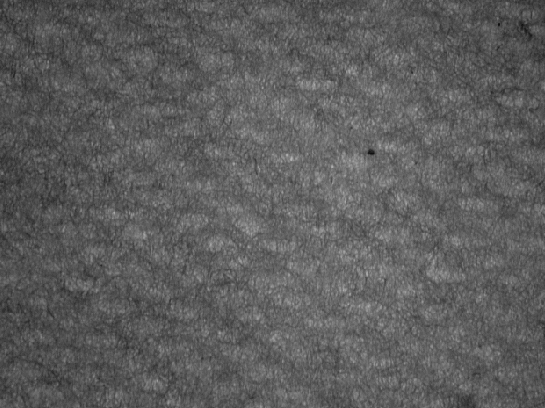
#> input picture Project 3/Proj3.tif, 545 x 408 px
$ python main.py
#> lines starting #> are read from the running program, lines starting #| are printed output that depends on the picture; after the words box and inside, x2 and y2 are one past the last pixel; in counts of white or black regions, pixels touching at a corner belong together
import numpy as np
import cv2
import matplotlib.pyplot as plt

class ImageFrequencyProcessor:
    INP = "Proj3.tif"
    BPF_D0 = 2.0
    BPF_N  = 2.5
    LPF_D0 = 5.0
    LPF_N  = 1
    TARGET_PAIRS = 3
    RING_BAND_FRAC = 0.8
    NMS_WIN = 18
    DC_SUPPRESS_R = 11

    @staticmethod
    def fft2c(img):
        return np.fft.fftshift(np.fft.fft2(img.astype(np.float32)))

    @staticmethod
    def ifft2c(F):
        return np.real(np.fft.ifft2(np.fft.ifftshift(F)))

    @staticmethod
    def normalize01(a):
        a = a.astype(np.float32)
        a -= a.min()
        a /= (a.max() + 1e-8)
        return a

    @staticmethod
    def logmag(F):
        return np.log1p(np.abs(F)).astype(np.float32)

    @staticmethod
    def radial(shape):
        h, w = shape
        Y, X = np.ogrid[:h, :w]
        cy, cx = h//2, w//2
        D = np.sqrt((Y - cy)**2 + (X - cx)**2).astype(np.float32)
        return D, cy, cx

    @staticmethod
    def butterworth_lowpass(D, D0, n):
        return 1.0 / (1.0 + (D / (D0 + 1e-8))**(2*n))

    @staticmethod
    def lobe_at(shape, center, D0, n):
        h, w = shape
        Y, X = np.ogrid[:h, :w]
        y0, x0 = center
        Dp = np.sqrt((Y - y0)**2 + (X - x0)**2).astype(np.float32)
        return 1.0 / (1.0 + (Dp / (D0 + 1e-8))**(2*n))

    @classmethod
    def build_sum_lobes(cls, shape, centers, D0, n, dc_stop_r=0):
        H = np.zeros(shape, np.float32)
        for (yy, xx) in centers:
            H = np.maximum(H, cls.lobe_at(shape, (yy, xx), D0, n))
        if dc_stop_r > 0:
            D, _, _ = cls.radial(shape)
            H *= (D > dc_stop_r).astype(np.float32)
        return np.clip(H, 0.0, 1.0)

    @staticmethod
    def refine_subpixel(M, y, x, win=7):
        r = win//2
        h, w = M.shape
        y0, y1 = max(0, y-r), min(h, y+r+1)
        x0, x1 = max(0, x-r), min(w, x+r+1)
        P = M[y0:y1, x0:x1]
        if P.size == 0 or P.max() <= 0:
            return float(y), float(x)
        yy, xx = np.mgrid[y0:y1, x0:x1]
        W = P.astype(np.float32); s = W.sum()
        if s <= 0:
            return float(y), float(x)
        return float((W*yy).sum()/s), float((W*xx).sum()/s)

    @classmethod
    def estimate_ring_radius(cls, M, D):
        r = D.astype(np.int32)
        maxr = r.max()
        sums = np.bincount(r.ravel(), weights=M.ravel(), minlength=maxr+1)
        cnts = np.bincount(r.ravel(), minlength=maxr+1) + 1e-8
        prof = sums / cnts
        prof[:10] = prof.min()
        return int(np.argmax(prof))

    @classmethod
    def detect_peaks_first_ring(cls, Flog, target_pairs, band_frac, nms_win, dc_suppress_r):
        h, w = Flog.shape
        D, cy, cx = cls.radial(Flog.shape)
        M = Flog.copy()
        M[D < dc_suppress_r] = 0
        r0 = cls.estimate_ring_radius(M, D)
        band = np.abs(D - r0) <= (band_frac * r0)
        Ms = cv2.GaussianBlur(M, (5,5), 0); Ms[~band] = 0
        k = np.ones((nms_win, nms_win), np.uint8)
        Md = cv2.dilate(Ms, k)
        cand = (Ms == Md) & (Ms > 0)
        ys, xs = np.where(cand)
        scores = Ms[cand]
        if scores.size == 0:
            return []
        keep = xs >= cx
        ys, xs, scores = ys[keep], xs[keep], scores[keep]
        if scores.size == 0:
            return []
        order = np.argsort(-scores)
        ys, xs = ys[order][:target_pairs], xs[order][:target_pairs]
        peaks = []
        for y, x in zip(ys, xs):
            ry, rx = cls.refine_subpixel(Ms, int(y), int(x), win=7)
            peaks.append((ry, rx))
            peaks.append((h - 1 - ry, w - 1 - rx))
        return peaks

    @classmethod
    def run(cls):
        img = cv2.imread(cls.INP, cv2.IMREAD_GRAYSCALE)
#> img is the input picture: shape (408, 545); min 16, max 181, mean 93
        if img is None:
            raise SystemExit("input image not found")
        F = cls.fft2c(img)
        Flog = cls.logmag(F)
        D, _, _ = cls.radial(img.shape)
        tries = [
            (cls.RING_BAND_FRAC, cls.NMS_WIN, cls.DC_SUPPRESS_R),
            (0.12, max(9, cls.NMS_WIN-2), max(2, cls.DC_SUPPRESS_R-2)),
            (0.15, max(7, cls.NMS_WIN-4), max(2, cls.DC_SUPPRESS_R-4)),
        ]
        peaks = []
        for bf, nms, dcs in tries:
            peaks = cls.detect_peaks_first_ring(Flog, cls.TARGET_PAIRS, bf, nms, dcs)
            if len(peaks) >= 2*max(3, cls.TARGET_PAIRS-2):
                break
#> this loop made 1 pass
#> (r0 in detect_peaks_first_ring, ys in detect_peaks_first_ring, xs in detect_peaks_first_ring, scores in detect_peaks_first_ring, keep in detect_peaks_first_ring, order in detect_peaks_first_ring) on pass 1: (13, [218, 181, 195], [279, 274, 282], [10.88, 10.76, 10.05, 11.19], [True, False, True, True, False, False, True], [3, 0, 1, 2])
#> pass 1, in estimate_ring_radius, `r = D.astype(np.int32)`:
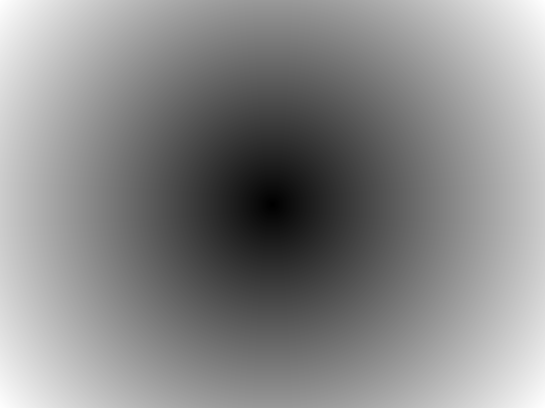
#> r: shape (408, 545) int32; min 0, max 340, mean 183; drawn with min black and max white
#> pass 1, in detect_peaks_first_ring, `band = np.abs(D - r0) <= (band_frac * r0)`:
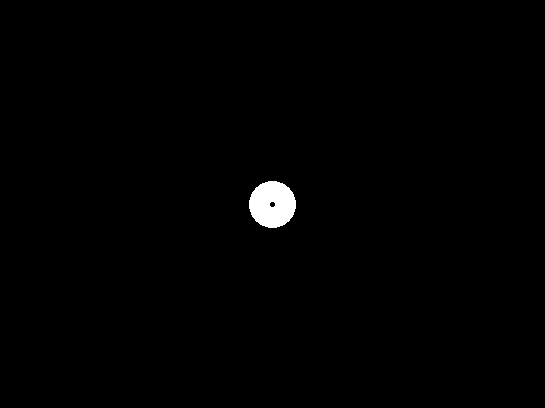
#> band: shape (408, 545) bool; 0.77% white; 1 white region, box (x1, y1, x2, y2) and area: (249, 181, 296, 228) 1704
#> pass 1, in detect_peaks_first_ring, `Ms = cv2.GaussianBlur(M, (5, 5), 0)`:
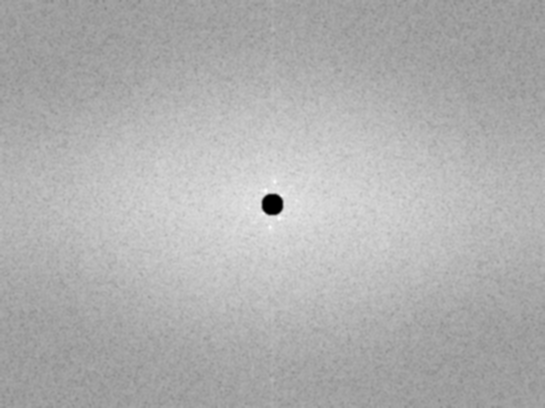
#> Ms: shape (408, 545) float32; min 0, max 11.19, mean 7.73; drawn with min black and max white
        if not peaks:
            raise SystemExit("no peaks detected")
        H_bp = cls.build_sum_lobes(F.shape, peaks, cls.BPF_D0, cls.BPF_N, dc_stop_r=10)
#> the loop in build_sum_lobes, `for (yy, xx) in centers:` made 6 passes
#> (yy, xx, y0 in lobe_at, x0 in lobe_at) on passes 1 to 6: (218, 279, 218, 279), (189, 265, 189, 265), (182.5, 273.9, 182.5, 273.9), (224.5, 270.1, 224.5, 270.1), (194.7, 282.3, 194.7, 282.3), (212.3, 261.7, 212.3, 261.7)
#> in build_sum_lobes, `H *= (D > dc_stop_r).astype(np.float32)`:
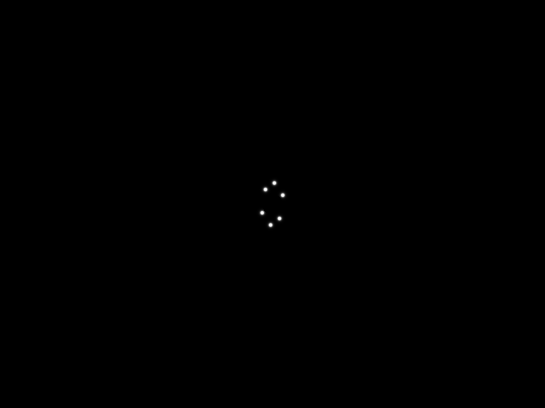
#> H: shape (408, 545) float32; min 0, max 1, mean 0.000442
        pat = cls.ifft2c(F * H_bp)
#> in ifft2c, `return np.real(np.fft.ifft2(np.fft.ifftshift(F)))`:
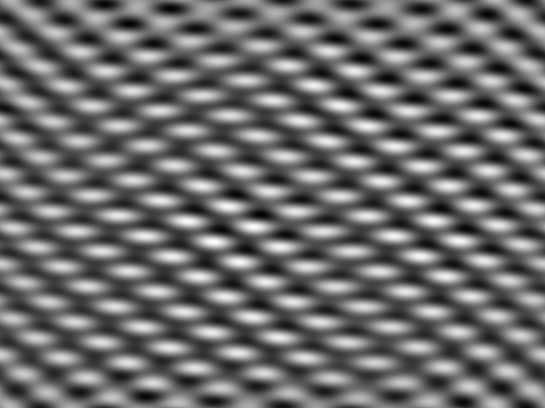
#> returned value: shape (408, 545) float64; min -9.21, max 12.21, mean 2.24e-19; drawn with min black and max white
        pat_n = cls.normalize01(pat)
        H_lp = cls.butterworth_lowpass(D, cls.LPF_D0, cls.LPF_N)
        illum = cls.ifft2c(F * H_lp)
        uni = img.astype(np.float32) - illum
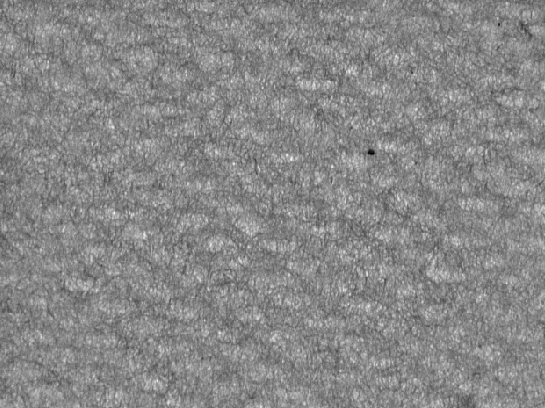
#> uni: shape (408, 545) float64; min -88.83, max 77.54, mean 0; drawn with min black and max white
        uni += illum.mean()
        uni_n = cls.normalize01(uni)
        fig = plt.figure(figsize=(12, 6))
        ax1 = plt.subplot(1,3,1); ax1.set_title("Frequency Filter Used"); ax1.imshow(H_bp, cmap="gray"); ax1.axis("off")
        ax2 = plt.subplot(1,3,2); ax2.set_title("Extracted Periodic Pattern"); ax2.imshow(pat_n, cmap="gray"); ax2.axis("off")
        ax3 = plt.subplot(1,3,3); ax3.set_title("Uniformly Illuminated Image"); ax3.imshow((uni_n*255).astype(np.uint8), cmap="gray"); ax3.axis("off")
        plt.tight_layout(); plt.show()
#> after `plt.tight_layout()`:
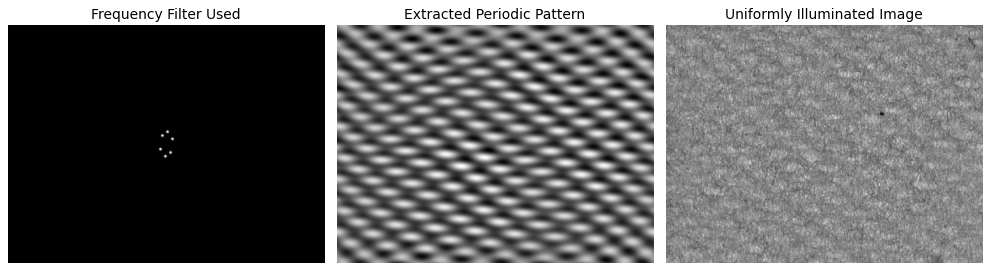
#> figure drawn by matplotlib, 3 panels

if __name__ == "__main__":
    ImageFrequencyProcessor.run()
